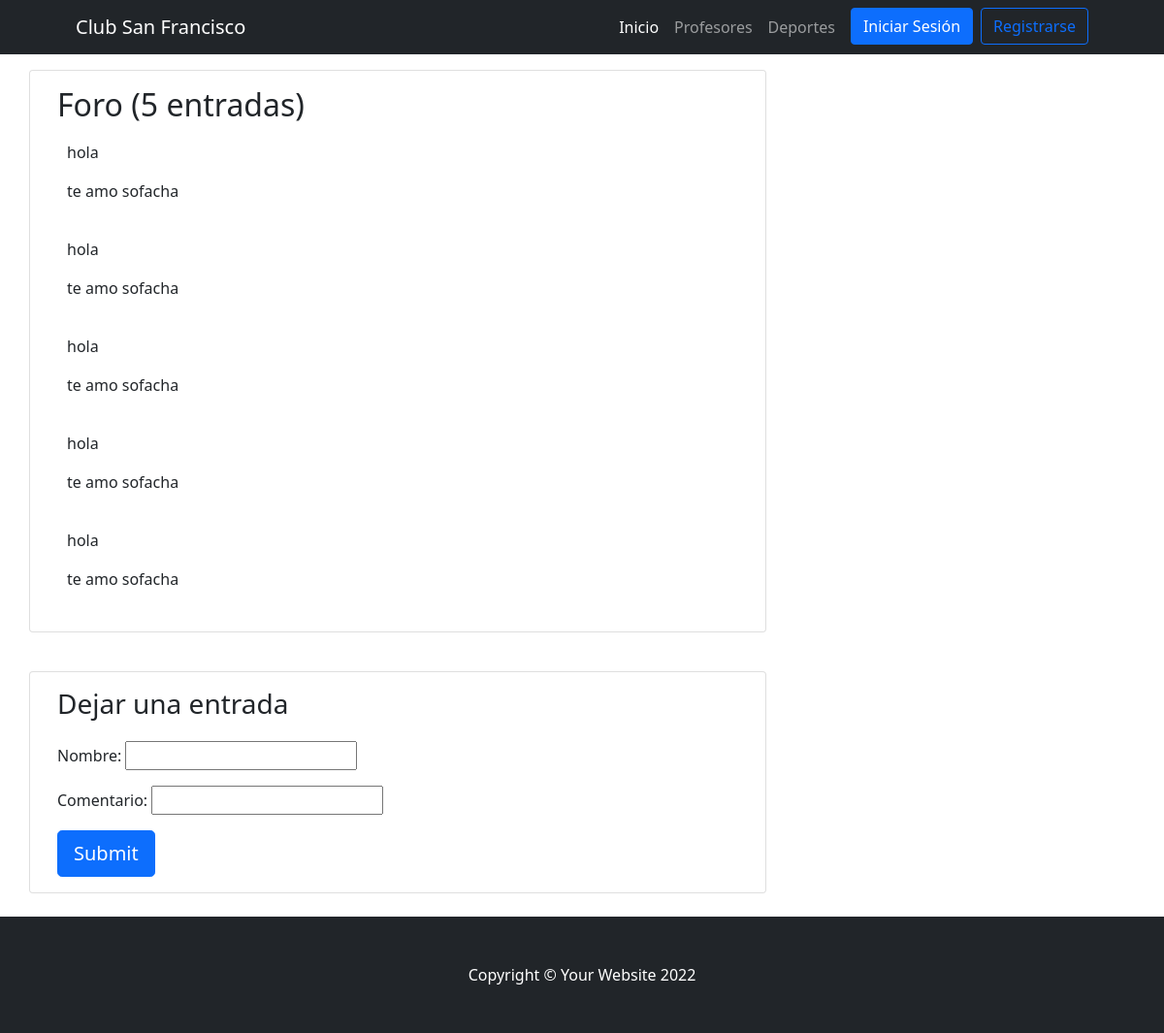
Page /PrimeraEntregaFinalApp/foro on the committed database.
### PrimeraEntregaFinalApp/models.py (models this page shows)
class Comentario(models.Model):
    nombre = models.CharField(max_length=30)
    contenido = models.CharField(max_length=250)

### PrimeraEntregaFinalApp/views.py (the view)
# urls.py: path('foro', foro, name="foro"),
def foro(request):
    comentarios = Comentario.objects.all()
    template_name = 'PrimeraEntregaFinalApp/foro.html'
    new_comment = None
    if request.method == 'POST':
        comment_form = CommentForm(request.POST)
        if comment_form.is_valid():
            data = comment_form.cleaned_data
            new_comment = Comentario(nombre=data["nombre"],contenido=data["contenido"])
            new_comment.save()
    else:
        comment_form = CommentForm()
    return render(request, template_name, {'comments': comentarios,
                                           'new_comment': new_comment,
                                           'comment_form': comment_form})

### PrimeraEntregaFinalApp/forms.py
class CommentForm(forms.Form):
    nombre = forms.CharField(max_length=30,label="Nombre")
    contenido = forms.CharField(max_length=250,label="Comentario")
    class Meta:
        fields = ['nombre', 'contenido']

### PrimeraEntregaFinalApp/templates/PrimeraEntregaFinalApp/foro.html (shortened to what this page needs)
{%extends 'base.html'%}
{%load static%}
{%block contenidoPagina%}
<!DOCTYPE html>
<html lang="en">
<head>
</head>
<body>
<div class="container">
  <div class="row">
    <div class="col-md-8 card mb-4  mt-3 ">
      <div class="card-body">
        <h2>Foro ({{ comments.count }} entradas)</h2>
        {% for comment in comments %}
        <div class="comments" style="padding: 10px;">
          <p class="font-weight-bold">
            {{ comment.nombre }}
          </p>
          {{ comment.contenido | linebreaks }}
        </div>
        {% endfor %}
      </div>
    </div>
    <div class="col-md-8 card mb-4  mt-3 ">
      <div class="card-body">
        <h3>Dejar una entrada</h3>
        <form method="post" style="margin-top: 1.3em;">
          {{ comment_form.as_p }}
          <button type="submit" class="btn btn-primary  btn-lg">Submit</button>
        </form>
      </div>
    </div>
  </div>
</div>
</body>
</html>
{%endblock%}

### rows in the picture
Comentario: nombre "hola", contenido "te amo sofacha"
Comentario: nombre "hola", contenido "te amo sofacha"
Comentario: nombre "hola", contenido "te amo sofacha"
Comentario: nombre "hola", contenido "te amo sofacha"
Comentario: nombre "hola", contenido "te amo sofacha"

### other values in the picture
{{ comments.count }} "5"
